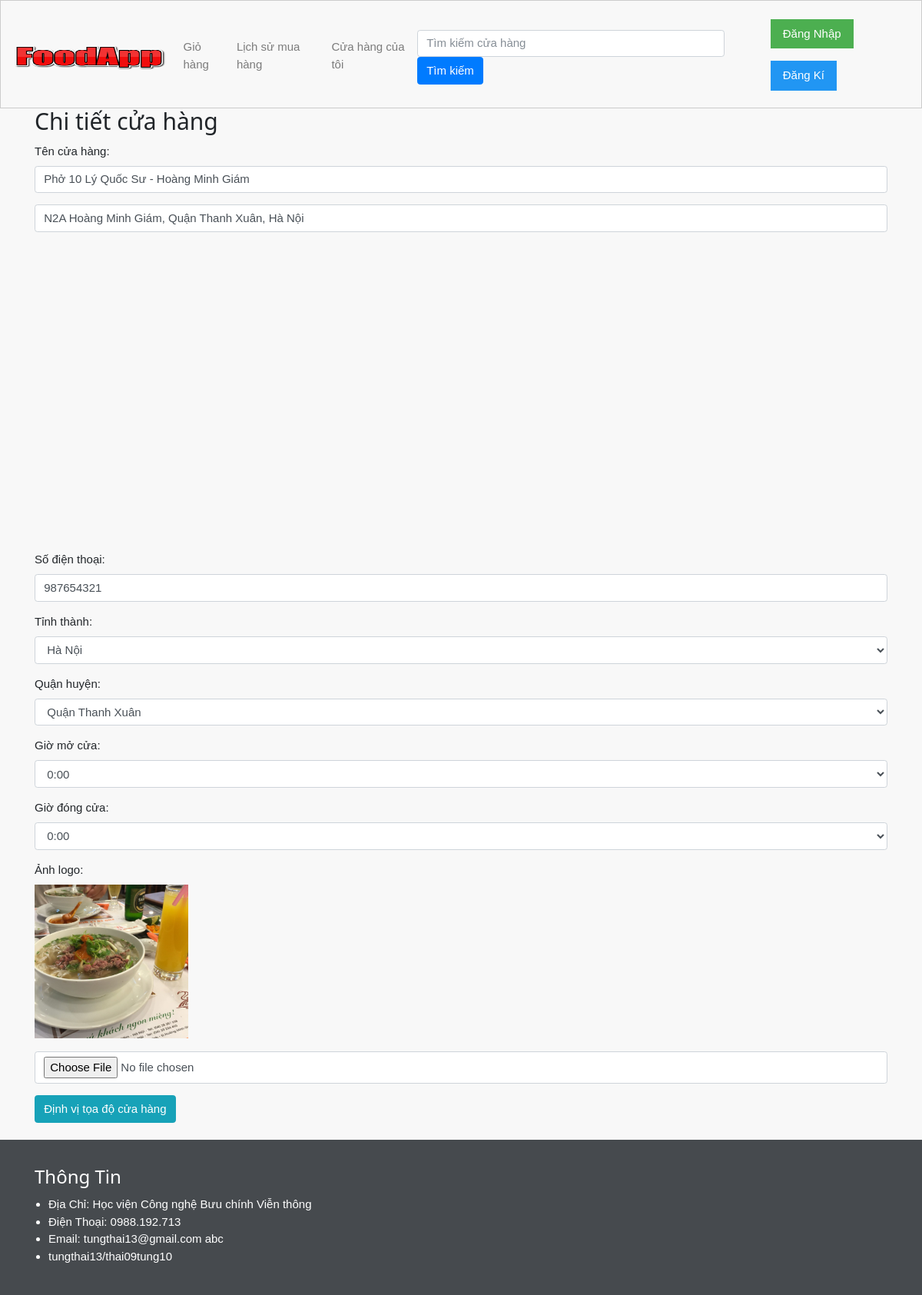
The page /BanHang/chiTietCuaHang?maCuaHang=20 on the database as committed earlier.
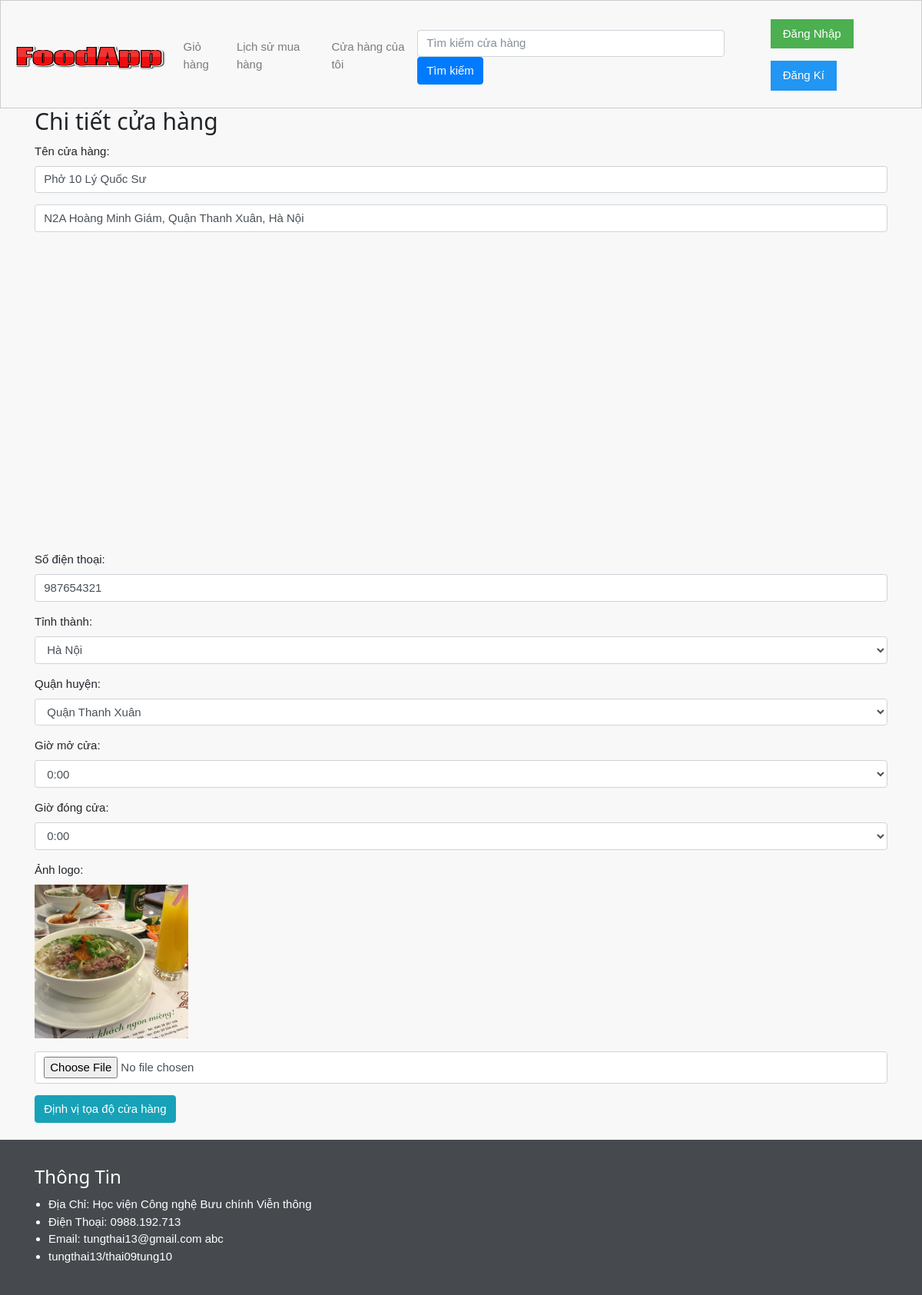
The same page on the database as committed later.
### tables this page shows
CREATE TABLE IF NOT EXISTS `cua_hang` (
  `ma_cua_hang` int(11) NOT NULL AUTO_INCREMENT,
  `ten_cua_hang` varchar(256) NOT NULL,
  `dia_chi` varchar(256) NOT NULL,
  `ma_quan_huyen` int(11) NOT NULL,
  `mo_ta` varchar(256) DEFAULT NULL,
  `logo` varchar(256) NOT NULL,
  `ma_nguoi_quan_ly` int(11) NOT NULL,
  `gio_mo_cua` varchar(10) NOT NULL,
  `gio_dong_cua` varchar(10) NOT NULL,
  `so_dien_thoai` int(11) NOT NULL,
  `trang_thai_cua_hang` int(11) NOT NULL DEFAULT '2',
  `lat` double DEFAULT NULL,
  `lng` double DEFAULT NULL,
  `tong_diem` int(11) NOT NULL DEFAULT '10',
  `so_luot_cham` int(11) NOT NULL DEFAULT '1',
  PRIMARY KEY (`ma_cua_hang`),
  KEY `FKcua_hang268799` (`ma_quan_huyen`),
  KEY `FKcua_hang380667` (`ma_nguoi_quan_ly`)
);

CREATE TABLE IF NOT EXISTS `quan_huyen` (
  `ma_quan_huyen` int(11) NOT NULL AUTO_INCREMENT,
  `ten_quan_huyen` varchar(256) NOT NULL,
  `ma_tinh_thanh` int(11) NOT NULL,
  PRIMARY KEY (`ma_quan_huyen`),
  KEY `FKquan_huyen271908` (`ma_tinh_thanh`)
);

### application/controllers/BanHang.php (called while the page is built, shortened)
<?php
class BanHang extends CI_Controller {
    public function chiTietCuaHang(){
        $this->load->helper('url');
        $this->load->database();
        $maCuaHang = $this->input->get("maCuaHang");
        $data["danhSachQuanHuyen"] = $this->db->query("call danhSachQuanHuyen(?)", 1);
        $data["cuaHang"] = $this->db->query("call timCuaHangBangMaCuaHang(?)", $maCuaHang);
        $this->load->view("ban_hang_chi_tiet_cua_hang", $data);
    }
}

### index.php (called while the page is built, shortened)
<?php
require_once BASEPATH.'core/CodeIgniter.php';

### application/views/ban_hang_chi_tiet_cua_hang.php (the view, shortened to what the changed rows need)
<!DOCTYPE html>
<html lang="en">
<head>
    <?php include 'head.php';?>
</head>
<body>
    <div id="all">
        <div class="container" id="container1">
            <?php include 'menu_ban_hang.php' ?>
            <div id="main">
                <div id="content">
                    <h2>Chi tiết cửa hàng</h2>
                    <form action="<?php echo base_url() ?>BanHang/suaThongTinCuaHang" method="post" enctype="multipart/form-data">
                        <?php $row = $cuaHang->row(); ?>
                        <div class="form-group">
                            <label for="tenCuaHang">Tên cửa hàng:</label>
                            <input required type="text" class="form-control" id="tenCuaHang" placeholder="Nhập tên cửa hàng" name="tenCuaHang" value="<?php echo $row->ten_cua_hang ?>">
                        </div>
                        <div class="form-group">
                            <input required id="address" class="form-control" name="diaChi" placeholder="Nhập địa chỉ cửa hàng" type="textbox" value="<?php echo $row->dia_chi ?>">
                        </div>
                        <div class="form-group">
                            <label for="soDienThoai">Số điện thoại:</label>
                            <input required type="text" class="form-control" id="soDienThoai" placeholder="Nhập số điện thoại cửa hàng" name="soDienThoai" value="<?php echo $row->so_dien_thoai ?>">
                        </div>
                        <div class="form-group">
                            <label for="quanHuyen">Quận huyện:</label>
                            <select class="form-control" id="quanHuyen" name="quanHuyen">
                                <?php
                                    foreach ($danhSachQuanHuyen->result() as $row1) :
                                ?>
                                    <option <?php if($row1->ma_quan_huyen == $row->ma_quan_huyen): echo "selected"; endif; ?> ><?php echo $row1->ten_quan_huyen; ?></option>
                                <?php endforeach; ?>
                            </select>
                        </div>
                        <div class="form-group">
                            <label for="gioMoCua">Giờ mở cửa:</label>
                            <select class="form-control" id="gioMoCua" name="gioMoCua">
                                <?php
                                    for ($i = 0; $i <= 23; $i++) {
                                        if($row->gio_mo_cua == $i){
                                            echo "<option selected>".$i.":00</option>";
                                        } else {
                                            echo "<option>".$i.":00</option>";
                                        }
                                    }
                                ?>
                            </select>
                        </div>
                        <div class="form-group">
                            <label for="gioMoCua">Giờ đóng cửa:</label>
                            <select class="form-control" id="gioDongCua" name="gioDongCua">
                                <?php
                                    for ($i = 0; $i <= 23; $i++) {
                                        if($row->gio_dong_cua == $i){
                                            echo "<option selected>".$i.":00</option>";
                                        } else {
                                            echo "<option>".$i.":00</option>";
                                        }
                                    }
                                ?>
                            </select>
                        </div>
                        <div class="form-group">
                            <label for="picture">Ảnh logo:</label>
                            <br>
                            <img src="<?php echo base_url() ?>image/<?php echo $row->logo ?>" />
                            <br>
                            <br>
                            <input type="file" class="form-control" name="picture">
                        </div>
                    </form>
                </div>
            </div>
        </div>
        <br>
    </div>
</body>
</html>

Rows that differ between the two databases and show on the page:
changed cua_hang "N2A Hoàng Minh Giám, Quận Thanh Xuân, Hà Nội": tenCuaHang "Phở 10 Lý Quốc Sư - Hoàng Minh Giám" → "Phở 10 Lý Quốc Sư"
